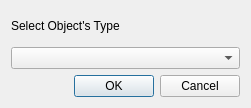
<?xml version="1.0" encoding="UTF-8"?>
<ui version="4.0">
 <class>qtObjectTypeDialog</class>
 <widget class="QDialog" name="qtObjectTypeDialog">
  <property name="enabled">
   <bool>true</bool>
  </property>
  <property name="geometry">
   <rect>
    <x>0</x>
    <y>0</y>
    <width>251</width>
    <height>108</height>
   </rect>
  </property>
  <property name="sizePolicy">
   <sizepolicy hsizetype="Preferred" vsizetype="Preferred">
    <horstretch>0</horstretch>
    <verstretch>0</verstretch>
   </sizepolicy>
  </property>
  <property name="windowTitle">
   <string>Change Object's Type</string>
  </property>
  <layout class="QVBoxLayout" name="verticalLayout">
   <item>
    <widget class="QLabel" name="label">
     <property name="text">
      <string>Select Object's Type</string>
     </property>
    </widget>
   </item>
   <item>
    <widget class="QComboBox" name="ObjectTypes"/>
   </item>
   <item>
    <widget class="QDialogButtonBox" name="buttonBox">
     <property name="orientation">
      <enum>Qt::Horizontal</enum>
     </property>
     <property name="standardButtons">
      <set>QDialogButtonBox::Cancel|QDialogButtonBox::Ok</set>
     </property>
    </widget>
   </item>
  </layout>
 </widget>
 <resources/>
 <connections>
  <connection>
   <sender>buttonBox</sender>
   <signal>accepted()</signal>
   <receiver>qtObjectTypeDialog</receiver>
   <slot>accept()</slot>
   <hints>
    <hint type="sourcelabel">
     <x>248</x>
     <y>254</y>
    </hint>
    <hint type="destinationlabel">
     <x>157</x>
     <y>274</y>
    </hint>
   </hints>
  </connection>
  <connection>
   <sender>buttonBox</sender>
   <signal>rejected()</signal>
   <receiver>qtObjectTypeDialog</receiver>
   <slot>reject()</slot>
   <hints>
    <hint type="sourcelabel">
     <x>316</x>
     <y>260</y>
    </hint>
    <hint type="destinationlabel">
     <x>286</x>
     <y>274</y>
    </hint>
   </hints>
  </connection>
 </connections>
</ui>
